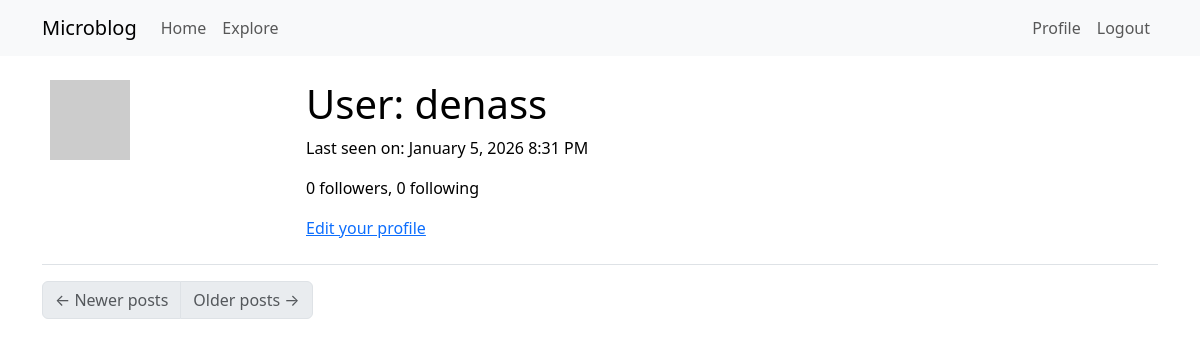
The page /user/denass (signed in) on the database as committed earlier.
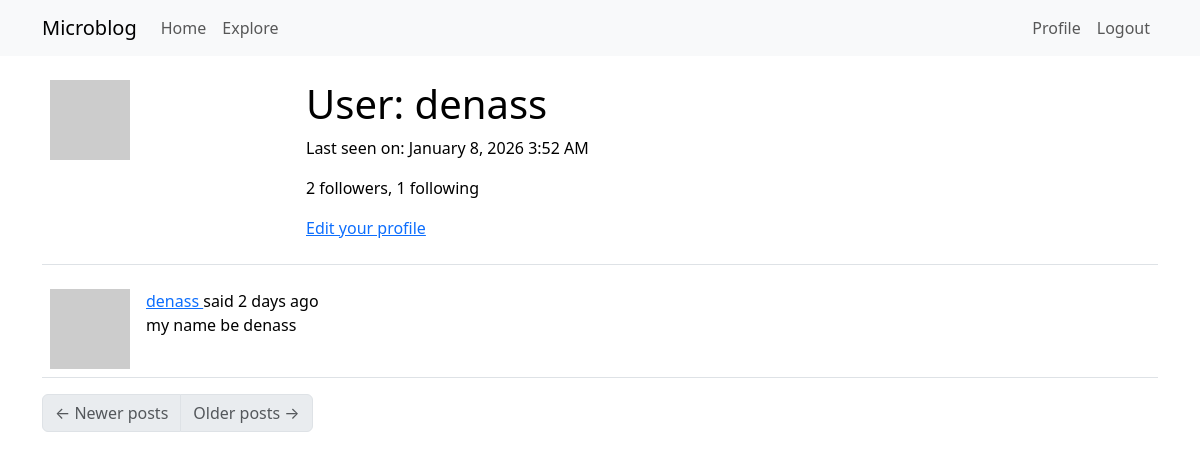
The same page on the database as committed later.
### app/models.py (models this page shows, shortened)
class User(UserMixin, db.Model):
    id: so.Mapped[int] = so.mapped_column(primary_key=True)
    username: so.Mapped[str] = so.mapped_column(sa.String(64), index=True,
                                                unique=True)
    email: so.Mapped[str] = so.mapped_column(sa.String(120), index=True,
                                             unique=True)
    password_hash: so.Mapped[Optional[str]] = so.mapped_column(sa.String(256))
    posts: so.WriteOnlyMapped['Post'] = so.relationship(
        back_populates='author')
    about_me: so.Mapped[Optional[str]] = so.mapped_column(sa.String(140))
    last_seen: so.Mapped[Optional[datetime]] = so.mapped_column(
        default=lambda: datetime.now(timezone.utc))
    following: so.WriteOnlyMapped['User'] = so.relationship(
        secondary=followers, primaryjoin=(followers.c.follower_id == id),
        secondaryjoin=(followers.c.followed_id == id),
        back_populates='followers')
    followers: so.WriteOnlyMapped['User'] = so.relationship(
        secondary=followers, primaryjoin=(followers.c.followed_id == id),
        secondaryjoin=(followers.c.follower_id == id),
        back_populates='following')
    def avatar(self, size):
        digest = md5(self.email.lower().encode('utf-8')).hexdigest()
        return f'https://www.gravatar.com/avatar/{digest}?d=identicon&s={size}'
    def followers_count(self):
        query = sa.select(sa.func.count()).select_from(
            self.followers.select().subquery())
        return db.session.scalar(query)
    def following_count(self):
        query = sa.select(sa.func.count()).select_from(
            self.following.select().subquery())
        return db.session.scalar(query)

class Post(db.Model):
    id: so.Mapped[int] = so.mapped_column(primary_key=True)
    body: so.Mapped[str] = so.mapped_column(sa.String(140))
    timestamp: so.Mapped[datetime] = so.mapped_column(
        index=True, default=lambda: datetime.now(timezone.utc))
    user_id: so.Mapped[int] = so.mapped_column(sa.ForeignKey(User.id),
                                               index=True)
    author: so.Mapped[User] = so.relationship(back_populates='posts')
    language: so.Mapped[Optional[str]] = so.mapped_column(sa.String(5))

### app/routes.py (the view)
@app.route('/user/<username>')
@login_required
def user(username):
    user = db.first_or_404(sa.select(User).where(User.username == username))
    page = request.args.get('page', 1, type=int)
    query = user.posts.select().order_by(Post.timestamp.desc())
    posts = db.paginate(query, page=page,
                        per_page=app.config['POSTS_PER_PAGE'],
                        error_out=False)
    next_url = url_for('user', username=user.username, page=posts.next_num) \
        if posts.has_next else None
    prev_url = url_for('user', username=user.username, page=posts.prev_num) \
        if posts.has_prev else None
    form = EmptyForm()
    return render_template('user.html', user=user, posts=posts.items,
                           next_url=next_url, prev_url=prev_url, form=form)

### app/__init__.py (called while the page is built)
def get_locale():
    return 'es'

### app/models.py (called while the page is built)
@login.user_loader
def load_user(id):
    return db.session.get(User, int(id))

### app/routes.py (called while the page is built)
@app.before_request
def before_request():
    if current_user.is_authenticated:
        current_user.last_seen = datetime.now(timezone.utc)
        db.session.commit()
        g.locale = str(get_locale())

### app/templates/user.html (shortened to what this page needs)
{% extends "base.html" %}
{% block content %}
    <table class="table table-hover">
        <tr>
            <td width="256px"><img src="{{ user.avatar(256) }}"></td>
            <td>
                <h1>{{ _('User') }}: {{ user.username }}</h1>
                {% if user.last_seen %}
                <p>{{ _('Last seen on') }}: {{ moment(user.last_seen).format('LLL') }}</p>
                {% endif %}
                <p>{{ _('%(count)d followers', count=user.followers_count()) }}, {{ _('%(count)d following', count=user.following_count()) }}</p>
                {% if user == current_user %}
                <p><a href="{{ url_for('edit_profile') }}">{{ _('Edit your profile') }}</a></p>
                {% endif %}
            </td>
        </tr>
    </table>
    {% for post in posts %}
        {% include '_post.html' %}
    {% endfor %}
    <nav aria-label="Post navigation">
        <ul class="pagination">
            <li class="page-item{% if not prev_url %} disabled{% endif %}">
                <a class="page-link" href="{{ prev_url }}">
                    <span aria-hidden="true">&larr;</span> {{ _('Newer posts') }}
                </a>
            </li>
            <li class="page-item{% if not next_url %} disabled{% endif %}">
                <a class="page-link" href="{{ next_url }}">
                    {{ _('Older posts') }} <span aria-hidden="true">&rarr;</span>
                </a>
            </li>
        </ul>
    </nav>
{% endblock %}

### app/templates/_post.html (shortened to what this page needs)
    <table class="table table-hover">
        <tr>
            <td width="70px">
                <a href="{{ url_for('user', username=post.author.username) }}">
                    <img src="{{ post.author.avatar(70) }}" />
                </a>
            </td>
            <td>
                {{ _('%(username)s said %(when)s',
                    username=user_link, when=moment(post.timestamp).fromNow()) }}
                <br>
                <span id="post{{ post.id }}">{{ post.body }}</span>
            </td>
        </tr>
    </table>

Rows that differ between the two databases and show on the page:
changed User "denass": last_seen "January 5, 2026 8:31 PM" → "January 8, 2026 3:52 AM"
added Post: body "my name be denass"
Other text that changed with them:
text no longer shown: "0 followers 0 following"
text now shown: "2 followers 1 following"
